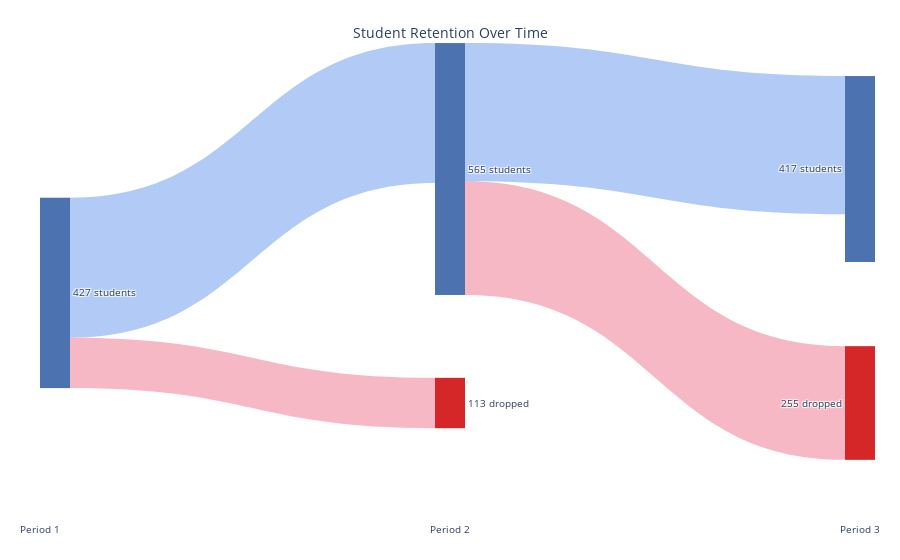

The cell this chart's notebook holds for it:
### Markdown cell above
Let’s now visualize the number of students in each period and how their retention evolves over time.

### Code cell
def plot_student_retention_sankey():
    """
    Plot a Sankey diagram showing student retention over time.
    """
    # Count unique users in each period
    user_counts = {}
    for period_name, user_activity in user_activity_periods.items():
        unique_users = user_activity['user_id'].nunique()
        user_counts[period_name] = unique_users

    # Continous periods pairs
    period_pairs = []
    for i in range(len(periods) - 1):
        period1 = periods[i][2]
        period2 = periods[i + 1][2]
        period_pairs.append((period1, period2))

    # Count common users in each pair of continuous periods
    common_users = {}
    for period1, period2 in period_pairs:
        users_period1 = user_activity_periods[period1]['user_id'].unique()
        users_period2 = user_activity_periods[period2]['user_id'].unique()
        common_count = len(set(users_period1) & set(users_period2))
        common_users[(period1, period2)] = common_count

    period_names = [p for _, _, p in periods]
    num_periods = len(period_names)

    label_list, label_index = [], {}
    node_colors, node_x, node_y = [], [], []

    # Main period nodes
    for i, period in enumerate(period_names):
        label = f"{user_counts[period]} students"
        label_index[period] = len(label_list)
        label_list.append(label)
        node_colors.append("#4c72b0")
        node_x.append(i / (num_periods - 1))
        node_y.append(0.1)

    # Dropout nodes
    for i, period in enumerate(period_names[:-1]):
        nb_dropout = user_counts[period] - common_users[(period, period_names[i + 1])]
        label = f"{nb_dropout} dropped"
        label_index[f"{period}_dropout"] = len(label_list)
        label_list.append(label)
        node_colors.append("#d62728")
        node_x.append((i + 1) / (num_periods - 1))
        node_y.append(0.7)

    # Hidden new joiner nodes
    for i, period in enumerate(period_names[1:], start=1):
        label_index[f"{period}_new"] = len(label_list)
        label_list.append("")  # hidden label
        node_colors.append("rgba(0,0,0,0)")
        node_x.append(i / (num_periods - 1))
        node_y.append(1.0)

    # Link setup
    sources, targets, values = [], [], []
    link_colors, link_labels = [], []

    for i in range(num_periods - 1):
        p1, p2 = period_names[i], period_names[i + 1]
        total_p1 = user_counts[p1]
        total_p2 = user_counts[p2]
        common = common_users[(p1, p2)]
        dropout = total_p1 - common
        new_joiners = total_p2 - common

        # Continuing users
        sources.append(label_index[p1])
        targets.append(label_index[p2])
        values.append(common)
        link_colors.append("rgba(100,149,237,0.5)")
        link_labels.append(f"{common} continuing")

        # Dropouts
        sources.append(label_index[p1])
        targets.append(label_index[f"{p1}_dropout"])
        values.append(dropout)
        link_colors.append("rgba(220,20,60,0.3)")
        link_labels.append(f"{dropout} dropped")

        # New joiners (hidden source)
        sources.append(label_index[f"{p2}_new"])
        targets.append(label_index[p2])
        values.append(new_joiners)
        link_colors.append("rgba(0,0,0,0)")
        link_labels.append("")

    # Plot Sankey
    fig = go.Figure(data=[go.Sankey(
        node=dict(
            pad=20,
            thickness=30,
            line=dict(color="rgba(0,0,0,0)", width=0),
            label=label_list,
            color=node_colors,
            x=node_x,
            y=node_y
        ),
        link=dict(
            source=sources,
            target=targets,
            value=values,
            color=link_colors,
            label=link_labels
        )
    )])

    # Add period labels at the bottom
    annotations = []
    for i, period in enumerate(period_names):
        annotations.append(dict(
            x=i / (num_periods - 1),
            y=0,
            text=period,
            showarrow=False,
            xanchor='center',
            yanchor='top',
            font=dict(size=10)
        ))

    fig.update_layout(
        title_text="Student Retention Over Time",
        title_x=0.5,
        title_y=0.95,
        font_size=10,
        margin=dict(l=40, r=40, t=130, b=40),
        annotations=annotations
    )

    fig.show()

    print("Unique users in each period:")
    for period_name, count in user_counts.items():
        print(f"- {period_name}: {count}")
    print()
    print("Common users in each pair of continuous periods:")
    for (period1, period2), count in common_users.items():
        print(f"- {period1} -> {period2}: {count}")

plot_student_retention_sankey()

### Figure 1 — Plotly figure (JSON) as saved in the notebook; plotly's stock layout.template omitted (floating-point values rounded to 4 significant figures)
{"data": [{"link": {"color": ["rgba(100,149,237,0.5)", "rgba(220,20,60,0.3)", "rgba(0,0,0,0)", "rgba(100,149,237,0.5)", "rgba(220,20,60,0.3)", "rgba(0,0,0,0)"], "label": ["314 continuing", "113 dropped", "", "310 continuing", "255 dropped", ""], "source": [0, 0, 5, 1, 1, 6], "target": [1, 3, 1, 2, 4, 2], "value": [314, 113, 251, 310, 255, 107]}, "node": {"color": ["#4c72b0", "#4c72b0", "#4c72b0", "#d62728", "#d62728", "rgba(0,0,0,0)", "rgba(0,0,0,0)"], "label": ["427 students", "565 students", "417 students", "113 dropped", "255 dropped", "", ""], "line": {"color": "rgba(0,0,0,0)", "width": 0}, "pad": 20, "thickness": 30, "x": [0, 0.5, 1, 0.5, 1, 0.5, 1], "y": [0.1, 0.1, 0.1, 0.7, 0.7, 1, 1]}, "type": "sankey"}], "layout": {"annotations": [{"font": {"size": 10}, "showarrow": false, "text": "Period 1", "x": 0, "xanchor": "center", "y": 0, "yanchor": "top"}, {"font": {"size": 10}, "showarrow": false, "text": "Period 2", "x": 0.5, "xanchor": "center", "y": 0, "yanchor": "top"}, {"font": {"size": 10}, "showarrow": false, "text": "Period 3", "x": 1, "xanchor": "center", "y": 0, "yanchor": "top"}], "font": {"size": 10}, "margin": {"b": 40, "l": 40, "r": 40, "t": 130}, "title": {"text": "Student Retention Over Time", "x": 0.5, "y": 0.95}}}
